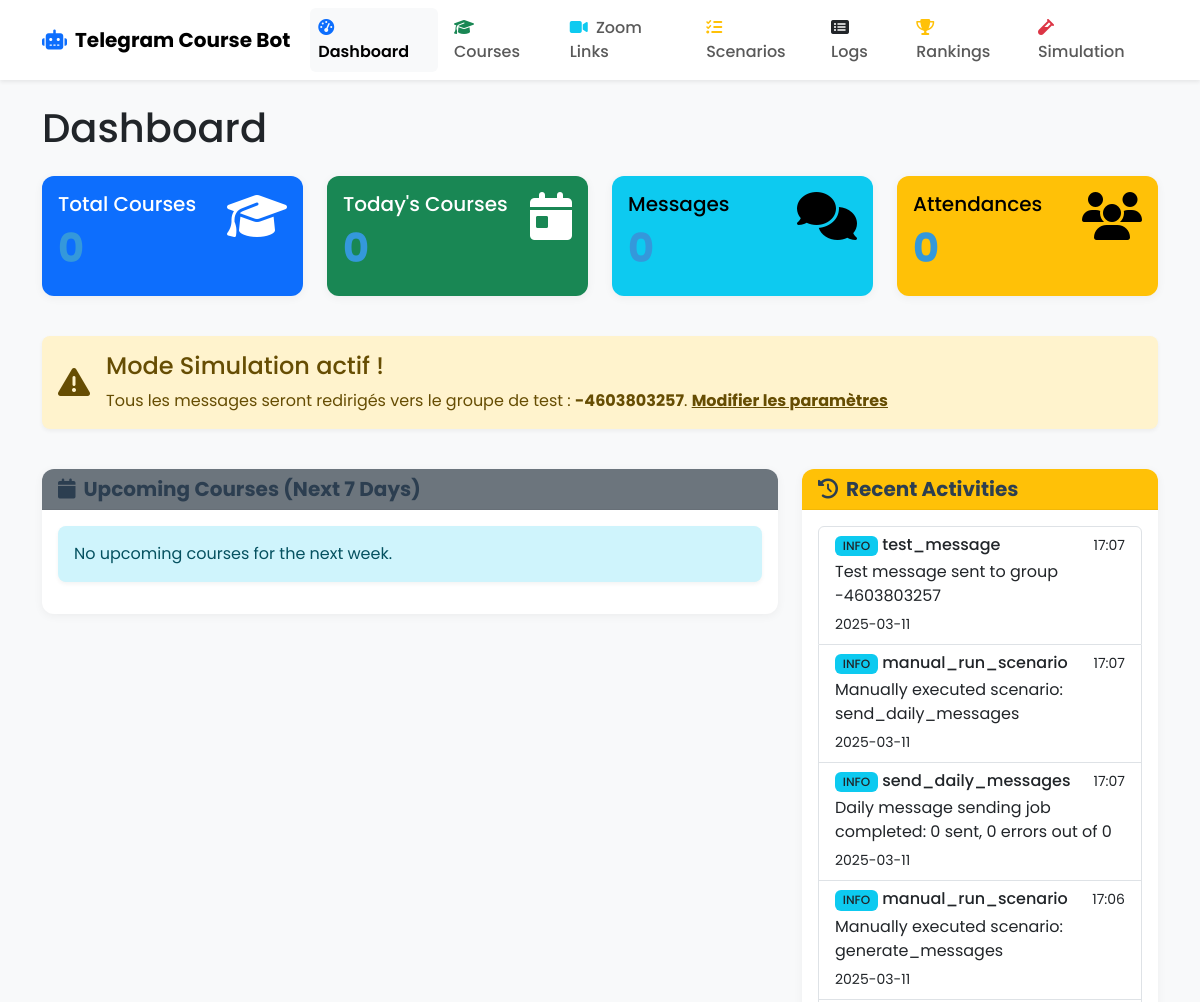
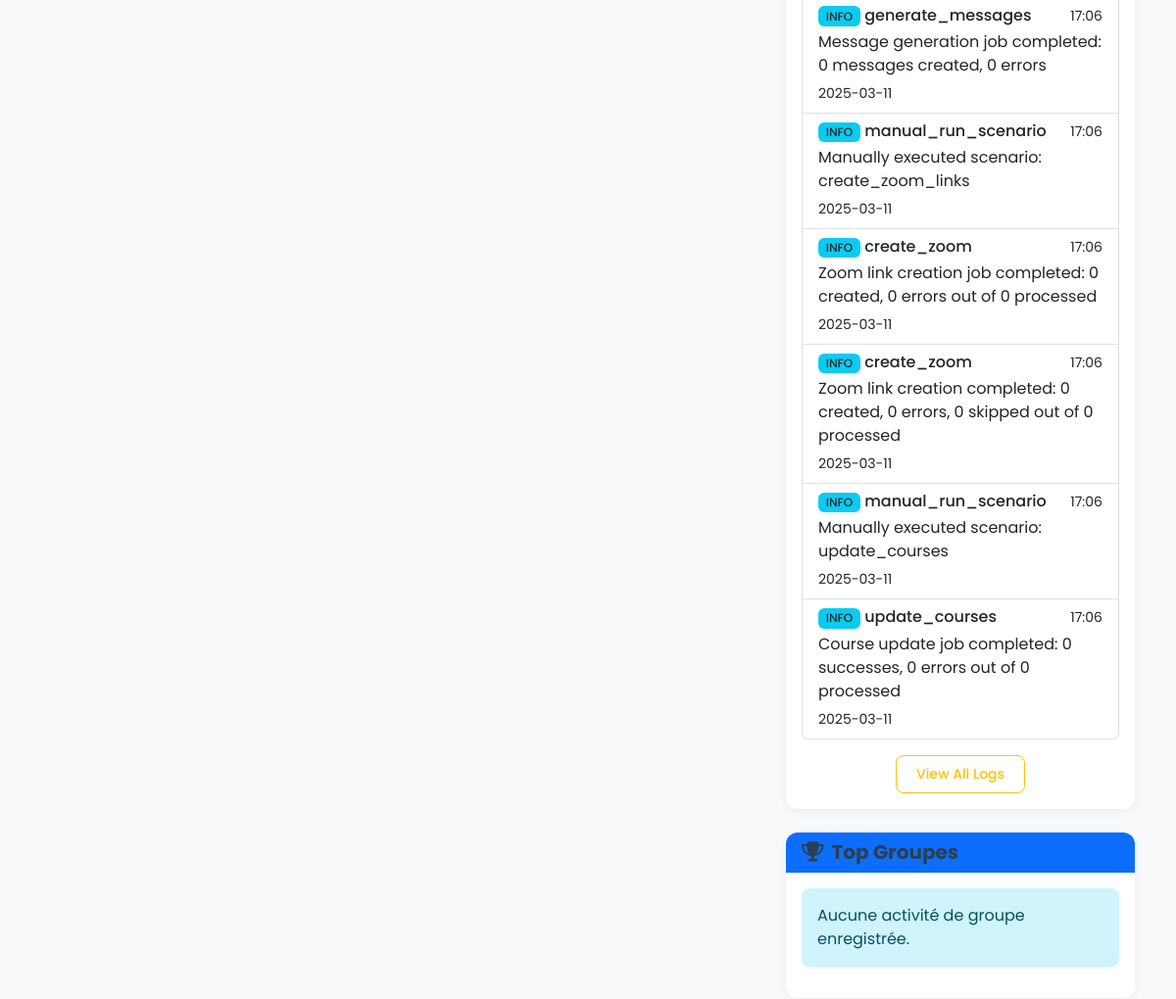
/admin (upper part), run on an earlier commit of the app's database (2 pictures, top to bottom).
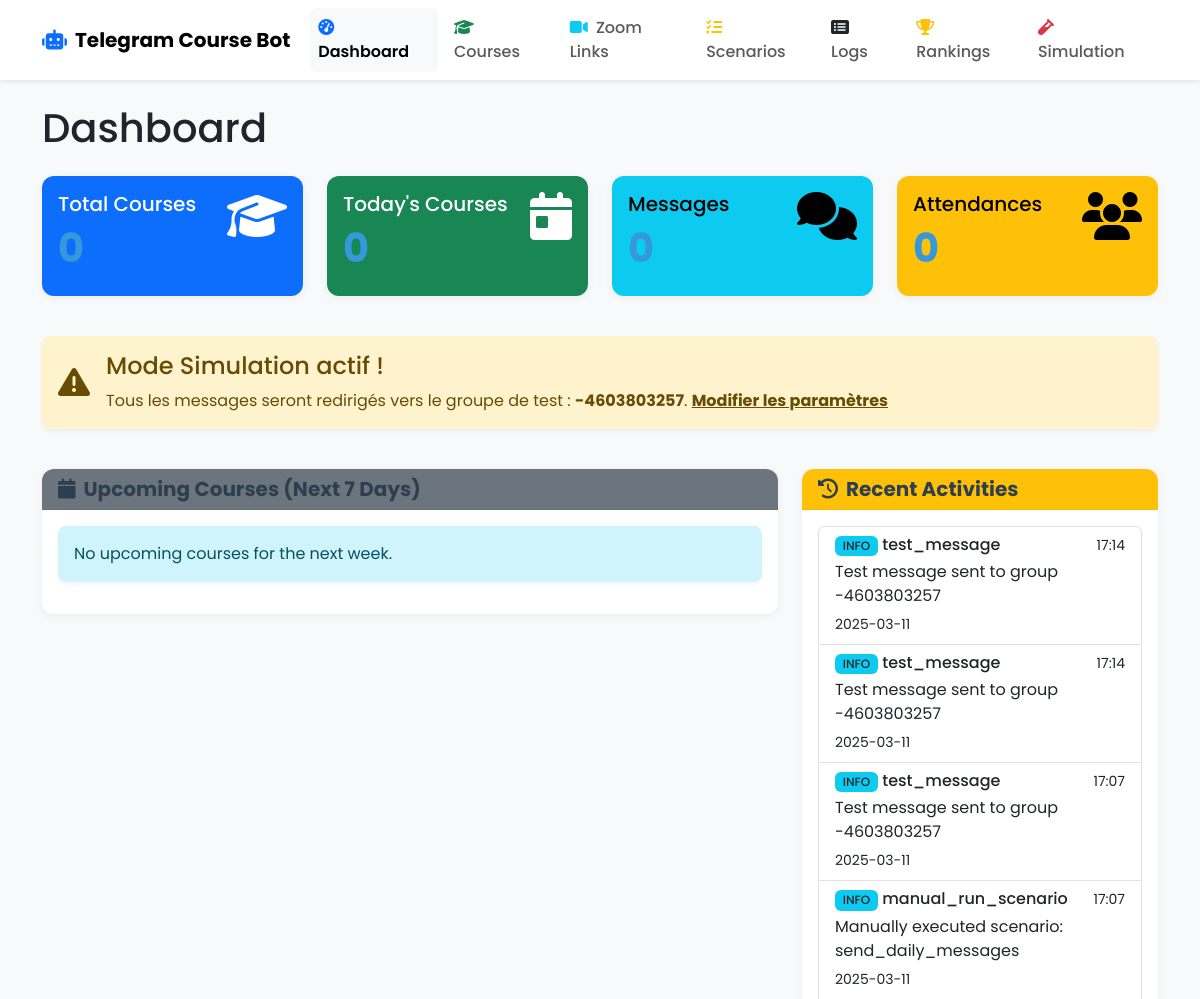
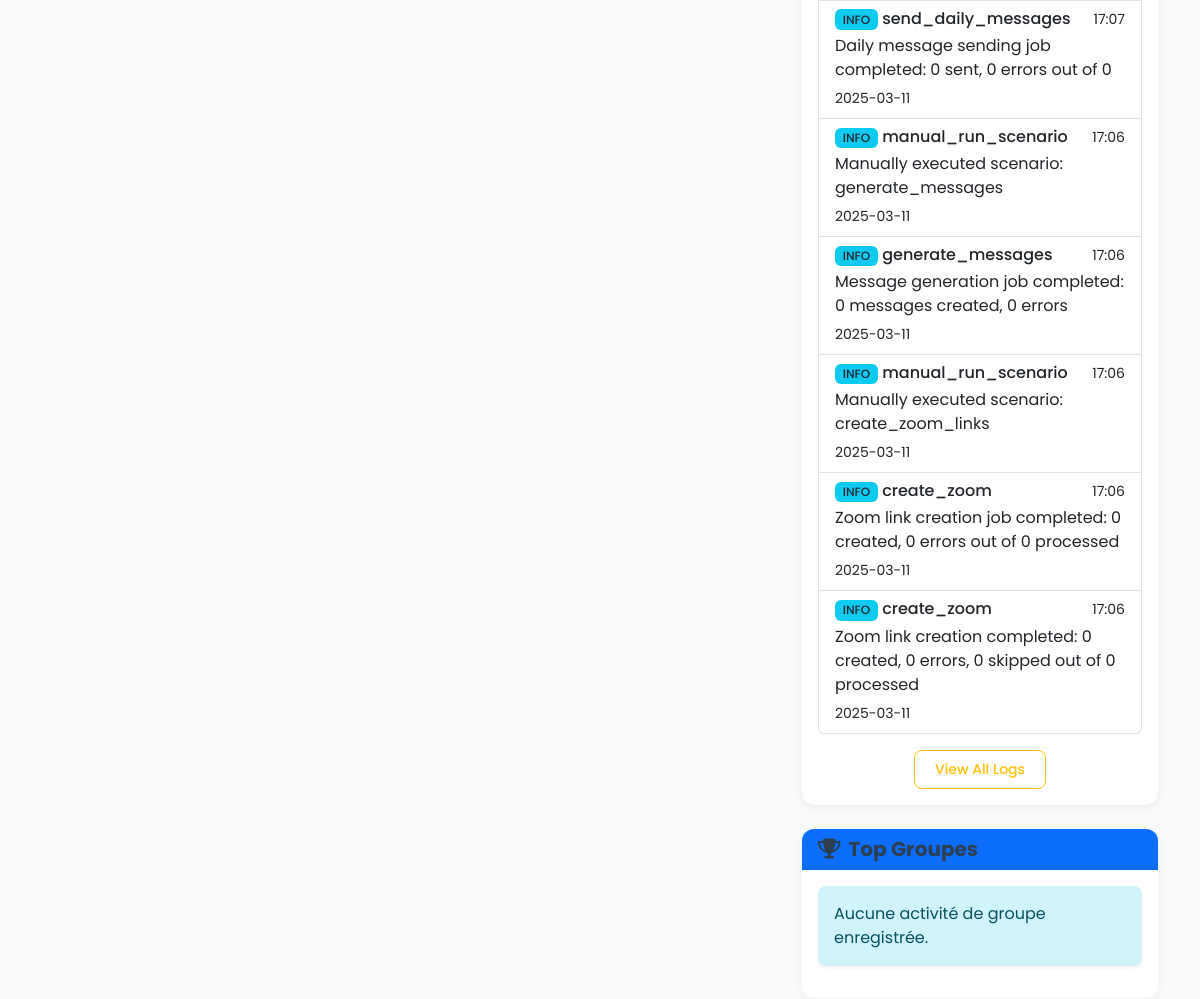
And on a later commit of the database (2 pictures, top to bottom).
### models.py (models this page shows, shortened)
class Log(db.Model):
    id = db.Column(db.Integer, primary_key=True)
    level = db.Column(db.String(20), nullable=False)  # INFO, WARNING, ERROR
    scenario = db.Column(db.String(100), nullable=True)  # Which scenario the log is related to
    message = db.Column(db.Text, nullable=False)
    timestamp = db.Column(db.DateTime, default=datetime.utcnow)

### routes.py (the view)
    @app.route('/')
    @app.route('/admin')
    def dashboard():
        course_count = Course.query.count()
        today = datetime.now().date()
        today_courses = Course.query.filter_by(schedule_date=today).count()
        next_week = today + timedelta(days=7)
        upcoming_courses = Course.query.filter(
            Course.schedule_date >= today,
            Course.schedule_date < next_week
        ).order_by(Course.schedule_date, Course.start_time).all()
        recent_logs = Log.query.order_by(Log.timestamp.desc()).limit(10).all()
        bot = init_telegram_bot()
        simulation_mode = bot.is_simulation_mode()
        test_group_id = bot.get_test_group_id()
        message_count = TelegramMessage.query.count()
        attendance_count = ZoomAttendance.query.count()
        top_groups = db.session.query(
            UserRanking.telegram_group_id,
            db.func.sum(UserRanking.total_points).label('total_points')
        ).group_by(UserRanking.telegram_group_id) \
         .order_by(db.func.sum(UserRanking.total_points).desc()) \
         .limit(5).all()
        return render_template(
            'dashboard.html',
            course_count=course_count,
            today_courses=today_courses,
            upcoming_courses=upcoming_courses,
            recent_logs=recent_logs,
            simulation_mode=simulation_mode,
            test_group_id=test_group_id,
            message_count=message_count,
            attendance_count=attendance_count,
            top_groups=top_groups
        )

### telegram_bot.py (called while the page is built)
def init_telegram_bot():
    global telegram_bot
    if telegram_bot is None:
        with app.app_context():
            telegram_bot = TelegramBot()
    return telegram_bot

    def is_simulation_mode(self):
        settings = AppSettings.query.first()
        return settings.simulation_mode if settings else False

    def get_test_group_id(self):
        settings = AppSettings.query.first()
        return settings.test_group_id if settings else None

### templates/dashboard.html (shortened to what the changed rows need)
{% extends 'layout.html' %}
{% block content %}
<div class="row">
    <div class="col-12">
        <h1 class="mb-4">Dashboard</h1>
    </div>
</div>
<div class="row mb-4">
    <div class="col-md-3">
        <div class="card text-bg-primary mb-3">
            <div class="card-body">
                <div class="d-flex justify-content-between align-items-start">
                    <div>
                        <h2 class="display-4">{{ course_count }}</h2>
                    </div>
                </div>
            </div>
        </div>
    </div>
    <div class="col-md-3">
        <div class="card text-bg-success mb-3">
            <div class="card-body">
                <div class="d-flex justify-content-between align-items-start">
                    <div>
                        <h2 class="display-4">{{ today_courses }}</h2>
                    </div>
                </div>
            </div>
        </div>
    </div>
    <div class="col-md-3">
        <div class="card text-bg-info mb-3">
            <div class="card-body">
                <div class="d-flex justify-content-between align-items-start">
                    <div>
                        <h2 class="display-4">{{ message_count }}</h2>
                    </div>
                </div>
            </div>
        </div>
    </div>
    <div class="col-md-3">
        <div class="card text-bg-warning mb-3">
            <div class="card-body">
                <div class="d-flex justify-content-between align-items-start">
                    <div>
                        <h2 class="display-4">{{ attendance_count }}</h2>
                    </div>
                </div>
            </div>
        </div>
    </div>
</div>
<div class="row">
    <div class="col-lg-4">
        <div class="card mb-4">
            <div class="card-body">
                {% if recent_logs %}
                    <div class="list-group">
                        {% for log in recent_logs %}
                        <div class="list-group-item list-group-item-action flex-column align-items-start">
                            <div class="d-flex w-100 justify-content-between">
                                <h6 class="mb-1">
                                    {% if log.level == 'INFO' %}
                                        <span class="badge bg-info text-dark">INFO</span>
                                    {% elif log.level == 'WARNING' %}
                                        <span class="badge bg-warning text-dark">WARNING</span>
                                    {% elif log.level == 'ERROR' %}
                                        <span class="badge bg-danger">ERROR</span>
                                    {% endif %}
                                    {{ log.scenario or 'System' }}
                                </h6>
                                <small>{{ log.timestamp.strftime('%H:%M') }}</small>
                            </div>
                            <p class="mb-1">{{ log.message }}</p>
                            <small>{{ log.timestamp.strftime('%Y-%m-%d') }}</small>
                        </div>
                        {% endfor %}
                    </div>
                {% else %}
                    <div class="alert alert-info">No recent activities.</div>
                {% endif %}
            </div>
        </div>
    </div>
</div>
{% endblock %}

What changed in the data, as far as the page shows it:
no longer on this page (row unchanged): Log: level "INFO", scenario "manual_run_scenario", timestamp "17:06", message "Manually executed scenario: update_courses", timestamp "2025-03-11"
no longer on this page (row unchanged): Log: level "INFO", scenario "update_courses", timestamp "17:06", message "Course update job completed: 0 successes, 0 errors out of 0 processed", timestamp "2025-03-11"
added Log: level "INFO", scenario "test_message", timestamp "17:14", message "Test message sent to group -4603803257", timestamp "2025-03-11"
added Log: level "INFO", scenario "test_message", timestamp "17:14", message "Test message sent to group -4603803257", timestamp "2025-03-11"
